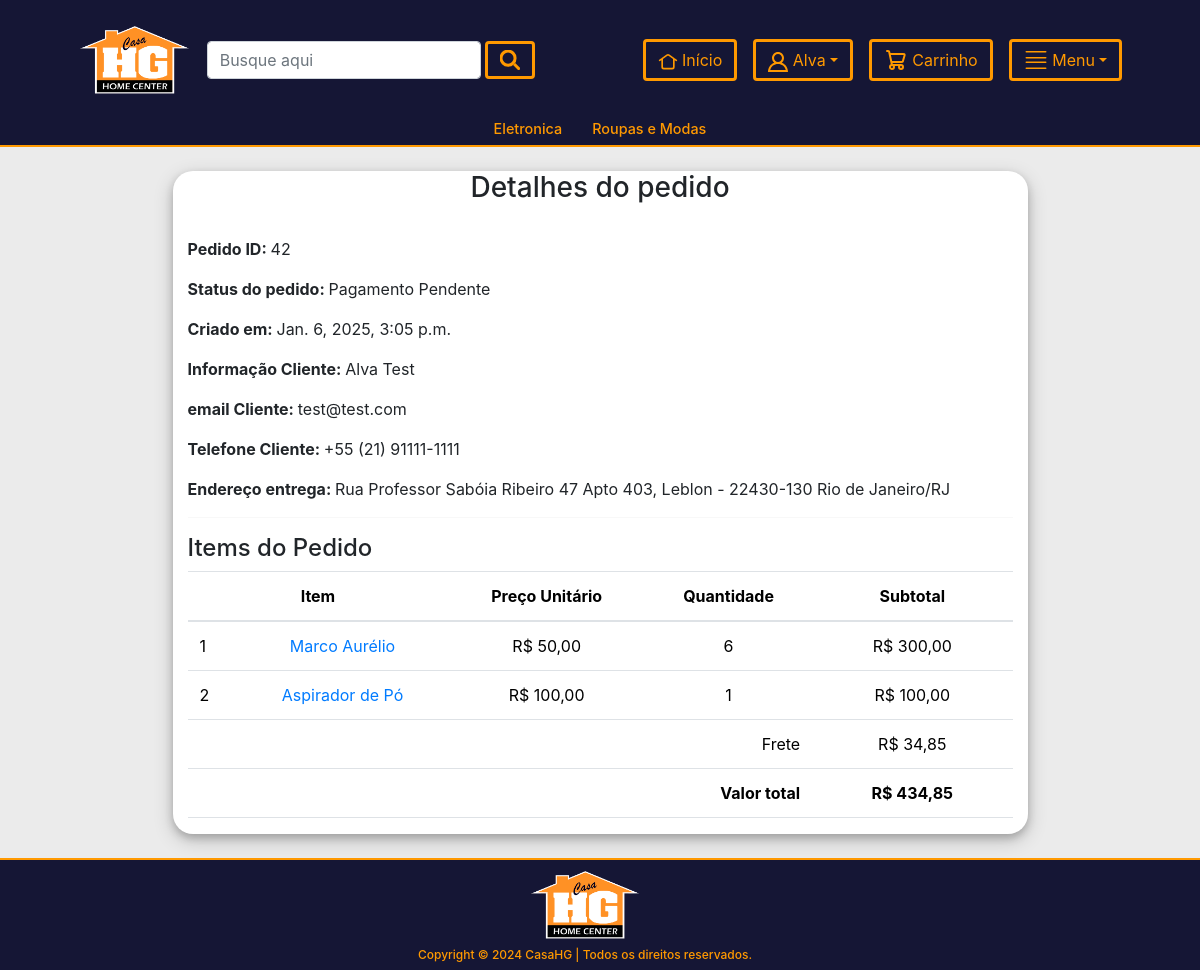
The page /perfil/pedido-42 (signed in) on the database as committed earlier.
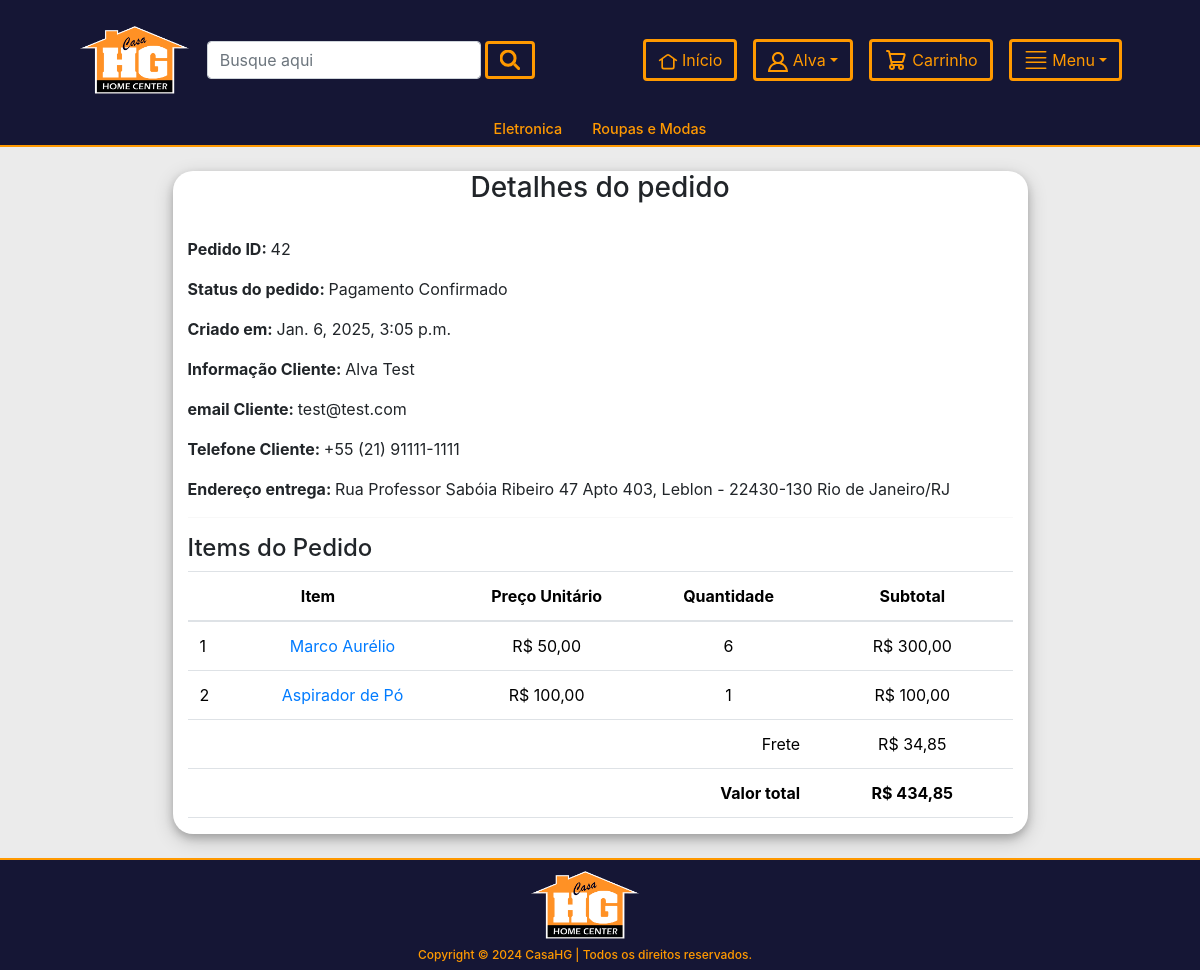
The same page on the database as committed later.
### app/models.py (models this page shows, shortened)
class Empresa(models.Model):
    titulo = models.CharField(max_length=200)
    link = models.CharField(max_length=200,null=True,blank=True)
    image = models.ImageField(upload_to="empresas")

class Cliente(models.Model):
    user = models.OneToOneField(User, on_delete=models.CASCADE)
    nome = models.CharField(max_length=200,default="")
    sobrenome = models.CharField(max_length=200,default="")
    cpf_ou_cnpj = models.CharField(max_length=14,default="")
    cpf_ou_cnpj_formatado = models.CharField(max_length=20, default="")
    bool_cpf_cnpj = models.BooleanField(default=False)
    email = models.EmailField(default="")
    telefone = models.CharField(max_length=19,default="")
    data_criacao = models.DateTimeField(auto_now_add=True)

class Categoria(models.Model):
    titulo = models.CharField(max_length=200)
    slug = models.SlugField(unique=True)

class Pedido_order(models.Model):
    cliente = models.ForeignKey(Cliente,on_delete=models.CASCADE,default="")
    nome_cliente = models.CharField(max_length=200,default="")
    cpf_cnpj = models.CharField(max_length=20, default="") # cpf do cliente formatadinho direitinho
    codigo_cliente = models.CharField(max_length=8,default="",null=True,blank=True) # codigo consistente com sistema interno, se não tiver
    telefone = models.CharField(max_length=19,default="")
    email = models.EmailField(default="")
    carro = models.ForeignKey(Carro,on_delete=models.CASCADE)
    pedido_status = models.CharField(max_length=50, choices=PEDIDO_STATUS)
    total_bruto = models.DecimalField(max_digits=10,decimal_places=2,default=0)
    frete =  models.DecimalField(max_digits=10,decimal_places=2,default=0)
    total_desconto = models.DecimalField(max_digits=10,decimal_places=2,default=0)
    total_final = models.DecimalField(max_digits=10,decimal_places=2,default=0)
    local_de_pagamento = models.CharField(max_length=200,default="",null=True,blank=True)
    forma_de_pagamento = models.CharField(max_length=200,default="",null=True,blank=True)
    parcelas = models.PositiveIntegerField(default=1)
    valor_parcela = models.DecimalField(max_digits=10,decimal_places=2,default=0)
    endereco_envio = models.ForeignKey(Endereco,on_delete=models.CASCADE,default="")
    endereco_envio_formatado = models.CharField(max_length=200,default="")
    criado_em = models.DateTimeField(auto_now_add=True)
    ordenado_por = models.CharField(max_length=200,null=True,blank=True)

class CarroProduto(models.Model):
    carro = models.ForeignKey(Carro, on_delete=models.CASCADE)
    produto = models.ForeignKey(Produto, on_delete=models.CASCADE)
    preco_unitario = models.DecimalField(max_digits=10, decimal_places=2,default=0)
    quantidade = models.PositiveIntegerField()
    subtotal = models.DecimalField(max_digits=10, decimal_places=2,default=0)
    criado_em = models.DateTimeField(auto_now_add=True)

class Produto(models.Model):
    codigo = models.CharField(max_length=10) #codigo interno consistente com sistema
    descricao = models.CharField(max_length=200)
    codigo_GTIN = models.CharField(max_length=14) #se o produto não tiver codigo GTIN cadastrado, usar codigo interno
    preco_unitario_bruto = models.DecimalField(max_digits=10, decimal_places=2) #preço cheio, sem desconto
    desconto_dinheiro = models.DecimalField(max_digits=10, decimal_places=2) # em %, percentual de desconto para pagamento em dinheiro, aplicado no preco_unitario_bruto
    desconto_retira = models.DecimalField(max_digits=10,decimal_places=2)  # em %, percentual de desconto para compras para retirada no depósito, aplicado no preco_unitario_bruto
    unidade = models.CharField(max_length=30,default="un") #unidade em que o produto é comercializado
    fechamento_embalagem = models.DecimalField(max_digits=10, decimal_places=2, default=1.00)
    slug = models.SlugField(unique=True)
    Categoria = models.ForeignKey(Categoria,on_delete=models.CASCADE)
    image = models.ImageField(upload_to="produtos")
    titulo = models.CharField(max_length=200)
    venda = models.DecimalField(max_digits=10, decimal_places=2)
    garantia = models.CharField(max_length=300,null=True,blank=True)
    return_devolucao = models.CharField(max_length=300,null=True,blank=True)
    visualizacao = models.PositiveIntegerField(default=0)

### app/views.py (the view)
# urls.py: path("perfil/pedido-<int:pk>", ClientePedidoDetalheView.as_view(), name="clientepedidodetalhe"),
class ClientePedidoDetalheView(LogedMixin, BaseContextMixin, DetailView):
    template_name = "clientepedidodetalhe.html"
    model = Pedido_order
    context_object_name = "pedido_obj"
    def dispatch(self, request, *args, **kwargs):
        order_id = self.kwargs["pk"]
        pedido = Pedido_order.objects.get(id=order_id)
        if request.user.cliente != pedido.carro.cliente:
            return redirect("lojaapp:clienteperfil")
        return super().dispatch(request, *args, **kwargs)

### app/context_processors.py (called while the page is built)
def add_empresa_to_context(request):
    return {'empresa': Empresa.objects.first(), 'debug_var': 'Debug Variable'}

### app/views.py (called while the page is built)
    def dispatch(self,request,*args, **kwargs):
        next = request.path
        if request.user.is_authenticated and request.user.cliente:
            pass
        else:
            return redirect(f"/entrar/?next={next}")
        return super().dispatch(request,*args, **kwargs)

    def get_context_data(self, **kwargs):
        context = super().get_context_data(**kwargs)
        context['todoscategorias'] = Categoria.objects.all()
        context['footer'] = Empresa.objects.all()
        return context

### templates/clientepedidodetalhe.html (shortened to what this page needs)
{% extends 'base.html' %}
{% load static %}
{% load humanize %}
{% load l10n %}
{% block content %}
<section class="container">
    <br>
    <div class="row">
        <div class="col-md-9 mx-auto" style="background-color: white; border-radius: 20px; box-shadow: 0 4px 8px 0 rgba(0, 0, 0, 0.2), 0 6px 20px 0 rgba(0, 0, 0, 0.19);">
            <h3 class="d-flex" style="justify-content: center;">Detalhes do pedido</h3>
            <br>
            <p><span class="font-weight-bold"> Pedido ID: </span>{{ pedido_obj.id }}</p>
            <p><span class="font-weight-bold"> Status do pedido: </span>{{ pedido_obj.pedido_status }}</p>
            <p><span class="font-weight-bold"> Criado em: </span>{{ pedido_obj.criado_em }}</p>
            <p><span class="font-weight-bold"> Informação Cliente: </span>{{ pedido_obj.nome_cliente }}</p>
            <p><span class="font-weight-bold"> email Cliente: </span>{{ pedido_obj.email }}</p>
            <p><span class="font-weight-bold"> Telefone Cliente: </span>{{ pedido_obj.telefone }}</p>
            <p><span class="font-weight-bold"> Endereço {% if pedido.endereco_envio.cliente.nome == "Casa" and pedido.endereco_envio.cliente.sobrenome == "HG" %}retirada{% else %}entrega{% endif %}: </span>{{ pedido_obj.endereco_envio_formatado }}</p>
            <hr>
            <h4>Items do Pedido</h4>
            <table class="table">
                <thead>
                    <tr>
                        <th colspan="2" class="text-center">Item</th>
                        <th class="text-center">Preço Unitário</th>
                        <th class="text-center">Quantidade</th>
                        <th></th>
                        <th class="text-center">Subtotal</th>
                        <th></th>
                    </tr>
                </thead>
                <tbody>
                    {% for cp in pedido_obj.carro.carroproduto_set.all %}
                        <tr>
                            <td>{{ forloop.counter }}</td>
                            <td class="text-center"><a target="_blank" href="{%url 'lojaapp:produtodetalhe' cp.produto.slug %}">{{ cp.produto.titulo }}</a></td>
                            <td class="text-center">R$ {{ cp.preco_unitario|intcomma }}</td>
                            <td class="text-center">{{ cp.quantidade }}</td>
                            <td colspan="3" class="text-center">R$ {{ cp.subtotal|intcomma }}</td>
                        </tr>
                    {% endfor %}
                </tbody>
                <tfoot>
                    {% if pedido_obj.frete %}
                        <tr>
                            <th colspan="4" class="text-right" style="font-weight: 400;">Frete</th>
                            <th colspan="3" class="text-center" style="font-weight: 400;">R$ {{ pedido_obj.frete|intcomma }}</th>
                        </tr>
                    {% endif %}
                    <tr>
                        <th colspan="4" class="text-right">Valor total</th>
                        <th colspan="3" class="text-center">R$ {{ pedido_obj.total_final|intcomma }}</th>
                    </tr>
                </tfoot>
            </table>
        </div>
    </div>
</section>
{% endblock %}

### templates/base.html (shortened to what this page needs)
{% load static %}
{% load humanize %}
{% load l10n %}
<!doctype html>
<html lang="en">
<head>
    <link rel="stylesheet" href="https://cdn.jsdelivr.net/npm/bootstrap@5.3.2/dist/css/bootstrap.min.css">
    <link rel="stylesheet" href="https://stackpath.bootstrapcdn.com/bootstrap/4.3.1/css/bootstrap.min.css">
    <link rel="stylesheet" type="text/css" href="{% static 'css/base.css' %}">
</head>
<body>
    <header class="form-custom-background container-fluid grande">
        <div class="form-custom-background">
            <div class="d-flex align-items-center text-center" style="height: 120px;">
                <div class="col d-flex align-items-center text-center" style="flex: 2;">
                    <a href="{% url 'lojaapp:home' %}" class="mt-3 mb-3 ml-5 me-3">
                            <img style="height:70px; object-fit:cover;" src="{{ empresa.image.url }}" alt="" class="img-fluid">
                    </a>
                    <form class="d-flex mt-3 mb-3" method="get" action="{% url 'lojaapp:pesquisar' %}" >
                        <input class="form-control custom-max-width-input mt-4 mb-4 me-1" type="search" placeholder="Busque aqui" name="query" value="{{ request.GET.query }}">
                        <button class="btn btn-custom font-weight-bold mt-4 mb-4" type="submit">
                            <svg width="20" height="20" xmlns="http://www.w3.org/2000/svg" viewBox="0 0 19.9 19.7" style="stroke-width: 3;"><g fill="none" stroke="currentColor"><path stroke-linecap="square" d="M18.5 18.3l-3.4-3.4"/><circle cx="8" cy="8" r="7"/></g></svg>
                        </button>
                    </form>
                </div>
                <div class="col d-flex align-items-center text-center justify-content-end" style="flex: 1;">
                    <form class="mt-3 mb-3 me-3">
                        <a class=" btn btn-custom mt-4 mb-4" href="{% url 'lojaapp:home' %}">
                            <div>
                            </div>
                            <div class="texto-menu" >
                                &nbsp;Início
                            </div>
                        </a>
                    </form>
                    {% if request.user.cliente %}
                        <form class="dropdown mt-3 mb-3 me-3">
                            <a class="dropdown-toggle btn btn-custom mt-4 mb-4" href="#" id="navbarDropdown2" role="button" data-toggle="dropdown" aria-haspopup="true" aria-expanded="false">
                                <div>
                                </div>
                                <div class="texto-menu">
                                    &nbsp;{{ request.user.cliente.nome }}
                                </div>
                            </a>
                        </form>
                    {% endif %}
                    <form action="{% url 'lojaapp:meucarro' %}" method="get" class="mt-3 mb-3 me-3">
                        <button class="btn btn-custom mt-4 mb-4">
                            <div class="texto-menu" >
                                &nbsp;Carrinho
                            </div>
                        </button>
                    </form>
                    <form class="dropdown mt-3 mb-3 mr-5">
                        <a class="dropdown-toggle btn btn-custom mt-4 mb-4" href="#" id="navbarDropdown" role="button" data-toggle="dropdown" aria-haspopup="true" aria-expanded="false">
                            <div class="texto-menu" >&nbsp;Menu</div>
                        </a>
                    </form>
                </div>
            </div>
        </div>
    </header>
    {% include "barra_macro_grupos.html" %}
    {% block content %}
    {% endblock content %}
    <br>
    <footer class="form-custom-background">
        <div class="row justify-content-center">
            <div class="col-3" style="display:flex; justify-content: center;">
                {% for empresa in footer %}
                    <a href=""><img src="{{ empresa.image.url }}" style="height: 70px;"></a>
                {% endfor %}
            </div>
            <div class="col-12">
                <h1 class="my-2" style="align-items: center; justify-content: center; font-size: 12px; display:flex;">Copyright © 2024 CasaHG | Todos os direitos reservados.</h1>
            </div>
        </div>
    </footer>
</body>
</html>

### templates/barra_macro_grupos.html
{% load static %}
<div class="form-custom-background d-flex" style="justify-content: center; align-items: center; border-bottom: 2px solid #ff9900;">
    {% for c in todoscategorias %}
        <a href="{% url 'lojaapp:categoria' c.slug %}" style="color: inherit;">
            <div class="col texto-cor-secundaria">
                <h5 style="font-size:0.9rem;">{{c.titulo}}</h5>
            </div>
        </a>
    {% endfor %}
</div>

### static/css/base.css (style rules this page uses)
html, body { margin: 0; padding: 0; height: 100%; display: flex; flex-direction: column; }
section { flex: 1; }
.custom-max-width-input { max-width: 300px; }
.btn-custom { background-color: #151635; color: #ff9900; border-color: #ff9900; border-width: 3px; display: flex; justify-content: space-between; align-items: center; }
.form-custom-background { background-color: #151635; }
.texto-cor-secundaria { color: #ff9900; transition: 0.3s ease-in-out; }
body { background-color: #EBEBEB; }
footer { background-color: transparent; border-top: 2px solid #ff9900; box-shadow: none; }
footer .row { padding-top: 10px; width: 100%; color: #ff9900; }

Rows that differ between the two databases and show on the page:
changed Pedido_order "Alva Test": pedido_status "Pagamento Pendente" → "Pagamento Confirmado"
